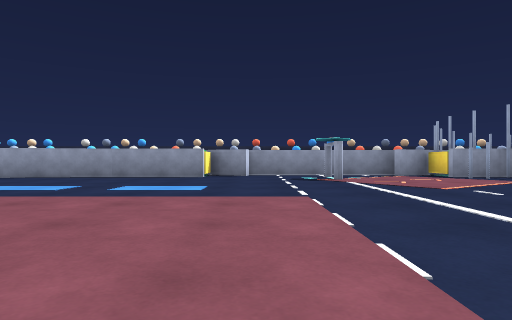
[1] (above)

19 first-person views from a walk through a scene from a Unity 3-D project. The camera is 0.35 m above the floor, looks level and sees 75° across. The floor is counted in squares, 1 m on a side. Each view is taken from the middle of a square. On the plan, view 1 faces up. The plan holds only what a view shows up to about 9 squares ahead; the rest is blank. The place goes on beyond the plan. Surface patterns are stand-ins for the level's own textures.

[2]
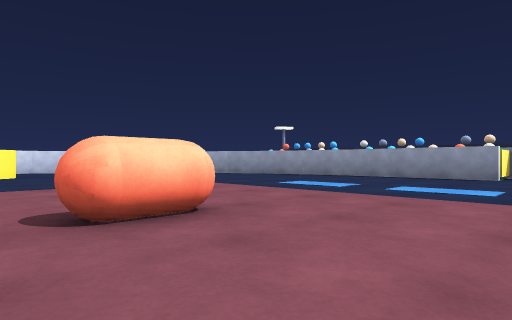

[3]
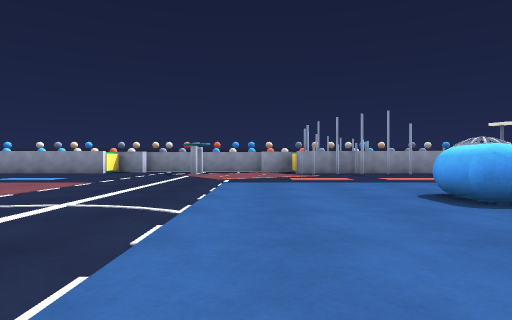

[4]
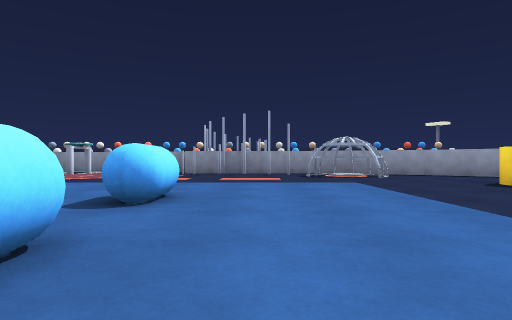

[5]
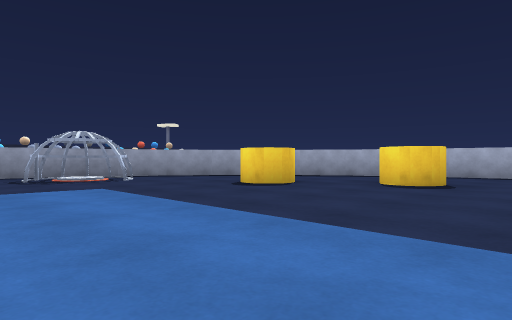

[6]
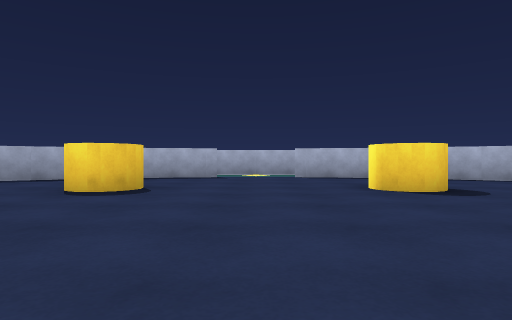

[7]
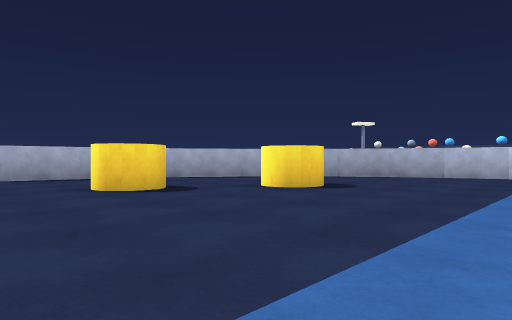

[8]
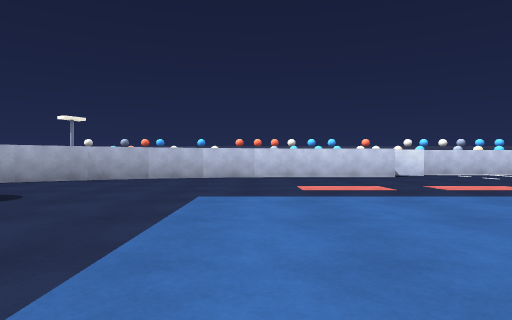

[9]
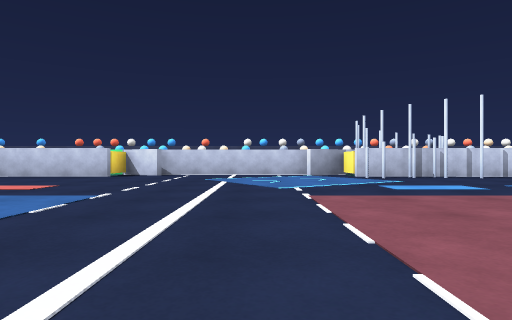

[10]
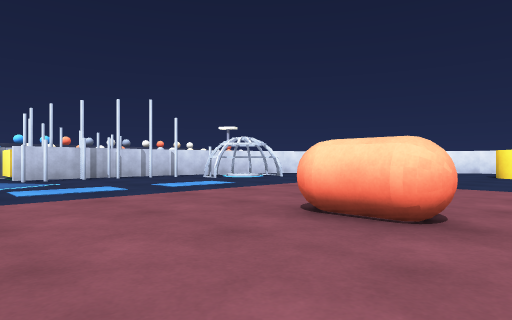

[11]
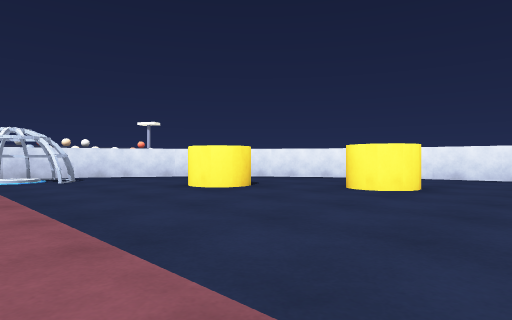

[12]
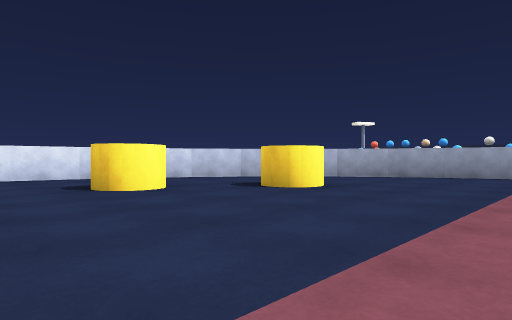

[13]
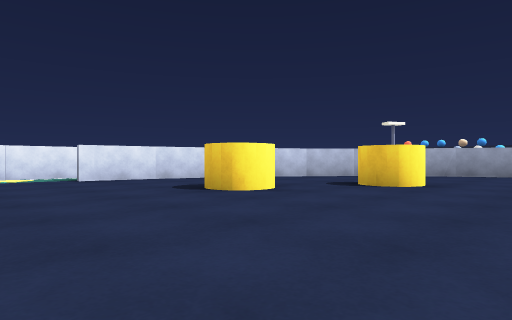

[14]
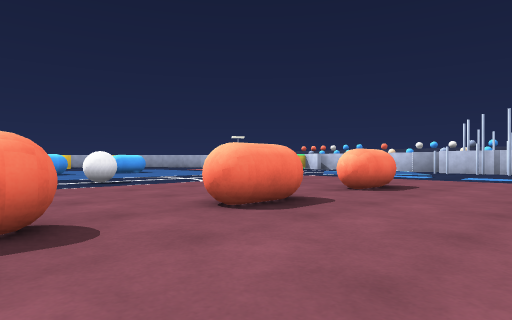

[15]
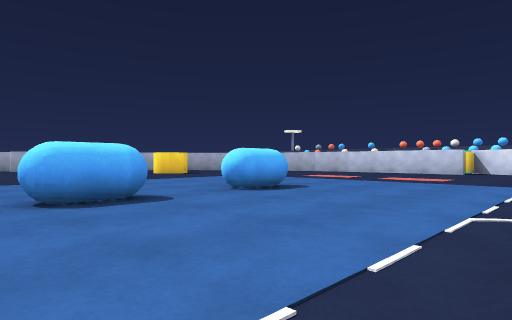

[16]
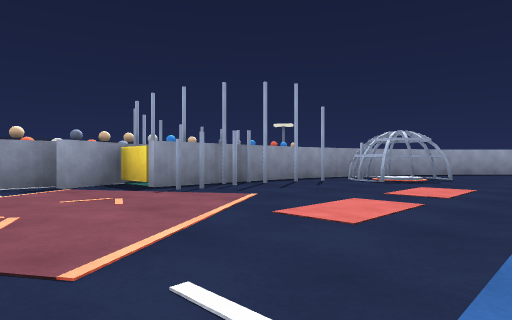

[17]
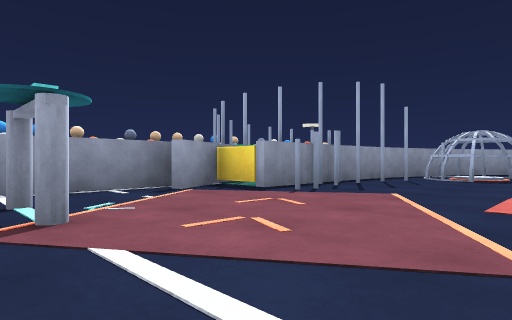

[18]
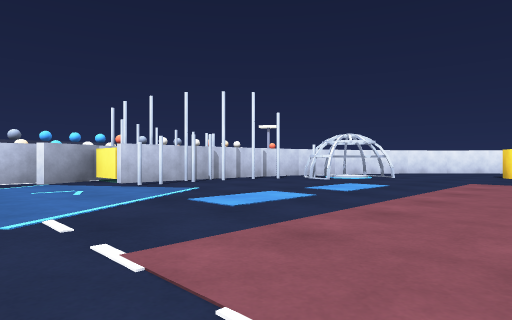

[19]
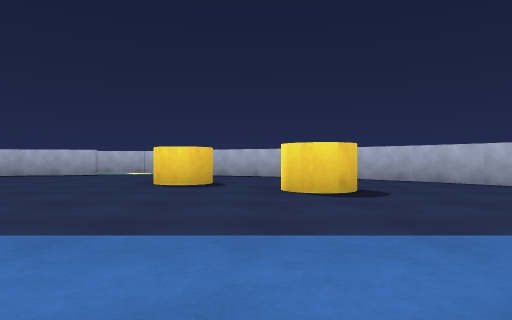

### Floor plan
Points are (right, up) in squares from view 1. A wall is a line through its corners. A room is listed if a view was taken in it or the views show most of it. See-through windows are left out.
Room 1 (views 1, 2, 3, 4, 5, 6, 7, 8, 9, 10, 11, 12, 13, 14, 15, 16, 17, 18, 19)
walls: (4.6, 7) (4.1, 7) (4.1, 7.5); (3.1, -9.4) (4.1, -9.9) (4.1, -9) (7.1, -9); (-1.6, -9) (-1.1, -9) (-1.1, -9.5); (-0.2, 7.5) (-1.1, 7.9) (-1.1, 7) (-4.1, 7); (3.5, 8) (-0.2, 8); (-0.2, -10) (3.2, -10); (6.9, -8.9) (8.1, -8.7); (7.1, 7) (6.4, 7); (8, -8.7) (9.1, -8.3); (8.1, 6.7) (7, 6.9); (-4, 6.9) (-5.1, 6.7); (-4.1, -9) (-3.4, -9); (9.1, 6.3) (8, 6.7); (9, -8.4) (10, -7.9); (-5, 6.7) (-6.1, 6.3); (-5.1, -8.7) (-4, -8.9); (9.9, -8) (10.9, -7.3); (10.1, 5.8) (8.9, 6.4); (-5.9, 6.4) (-7.1, 5.8); (10.9, 5.2) (9.9, 5.9); (10.8, -7.4) (11.6, -6.6); (-6.1, -8.3) (-5, -8.7); (11.6, -6.7) (12.3, -5.8); (-6.9, 5.9) (-7.9, 5.3); (-7, -7.9) (-6, -8.4); (12.3, 3.8) (11.6, 4.6) (10.8, 5.3); (12.3, -5.9) (12.9, -5); (12.8, -5.1) (13.4, -3.9); (12.9, 3) (12.3, 3.9); (-7.7, 5.4) (-8.7, 4.6); (13.2, 2.3) (12.8, 3.1); (-7.9, -7.2) (-6.9, -7.9); (13.3, -4.1) (13.7, -3); (13.7, 1) (13.5, 1.7); (13.7, -3.2) (13.9, -1.7); (13.9, -0.2) (13.7, 1.1); (-8.6, 4.7) (-9.3, 3.8); (-8.7, -6.6) (-7.8, -7.3); (-9.3, 3.9) (-9.9, 2.9); (-9.4, -5.8) (-8.6, -6.6); (-9.8, 3.1) (-10.3, 2); (-9.9, -4.9) (-9.3, -5.9); (-10.3, 2.1) (-10.7, 1); (-10.4, -3.9) (-9.8, -5.1); (-10.7, -3) (-10.3, -4.1); (-10.7, 1.2) (-10.9, -0.2); (-10.9, -1.9) (-10.7, -3.1); (14.9, -2) (15, -0.9); (15, -1.1) (14.9, 0.2); (-11.9, 0.1) (-12, -1)
objects: other object (-8, -3); other object (-8, 1); other object (-7, -5); other object (-7, 3); other object (-6, -8) to (-5, -7); other object (-4, -8); other object (-3, -11); other object (-3, -10); other object (-3, -9); other object (-3, -8); other object (-2, -11); other object (-2, -9); other object (-2, -3); other object (-2, -1); other object (-2, 1); other object (-1, -10); other object (-1, -8); other object (1, 6) to (1, 7); other object (2, -1); other object (4, 6); other object (4, 8); other object (5, -3); other object (5, -1); other object (5, 1); other object (5, 7); other object (5, 8); other object (5, 9); other object (6, 6); other object (6, 7); other object (6, 8); other object (6, 9); other object (7, 6); other object (8, 5) to (9, 6); other object (10, -5); other object (10, 3); other object (11, -3); other object (11, 1)

Positions as (right, up) in squares from view 1, and headings:
1: (0, 0), facing up
2: (0, 0), facing up-left
3: (3, -2), facing up
4: (6, -2), facing up
5: (6, -1), facing up-right
6: (7, -1), facing right
7: (7, -1), facing down-right
8: (7, -2), facing down
9: (1, -2), facing down
10: (0, -2), facing down-left
11: (-4, -1), facing down-left
12: (-4, -1), facing up-left
13: (-5, -2), facing up-left
14: (-4, 1), facing down-right
15: (2, 0), facing down-right
16: (2, 3), facing up-right
17: (1, 4), facing up-right
18: (1, -4), facing down-left
19: (6, -4), facing right
